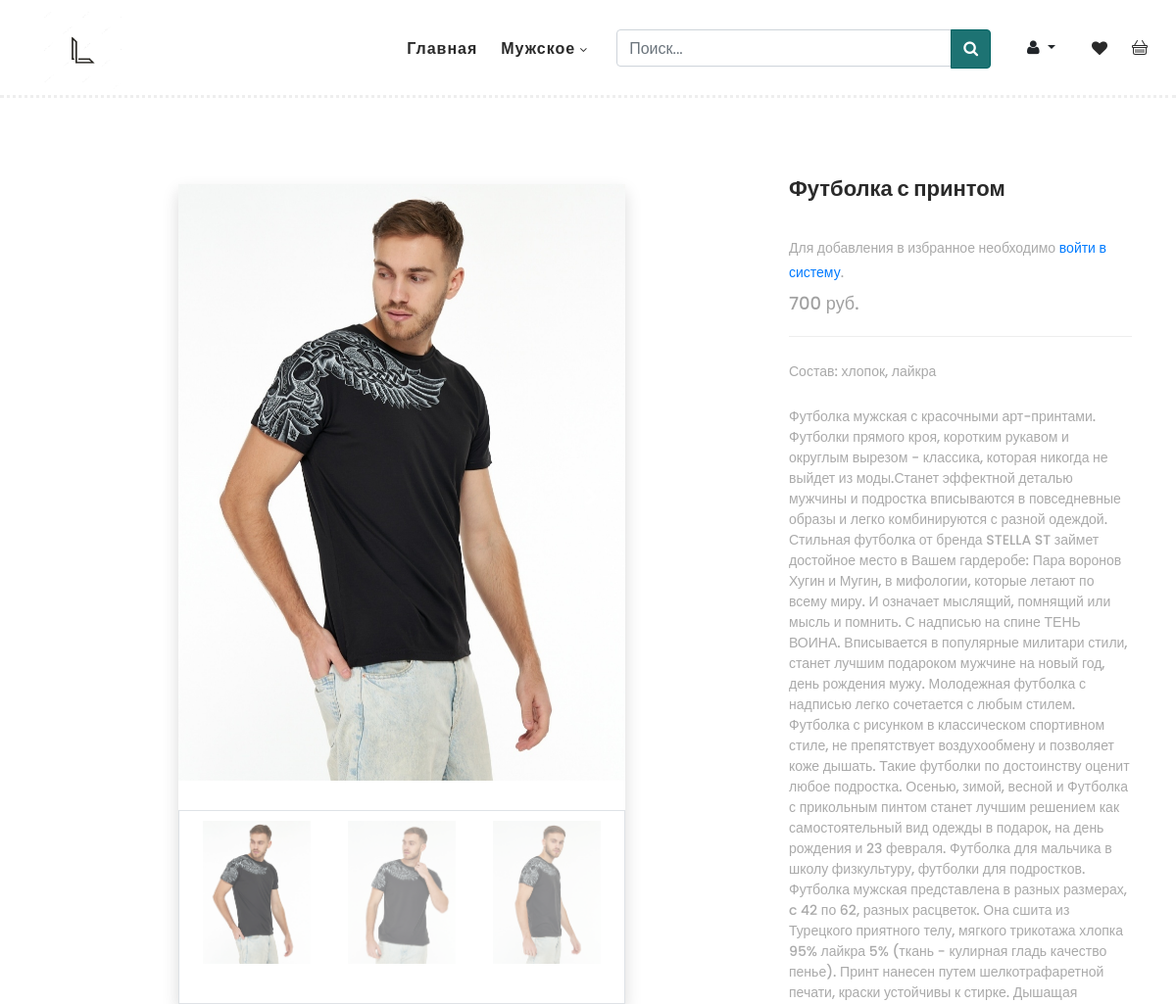
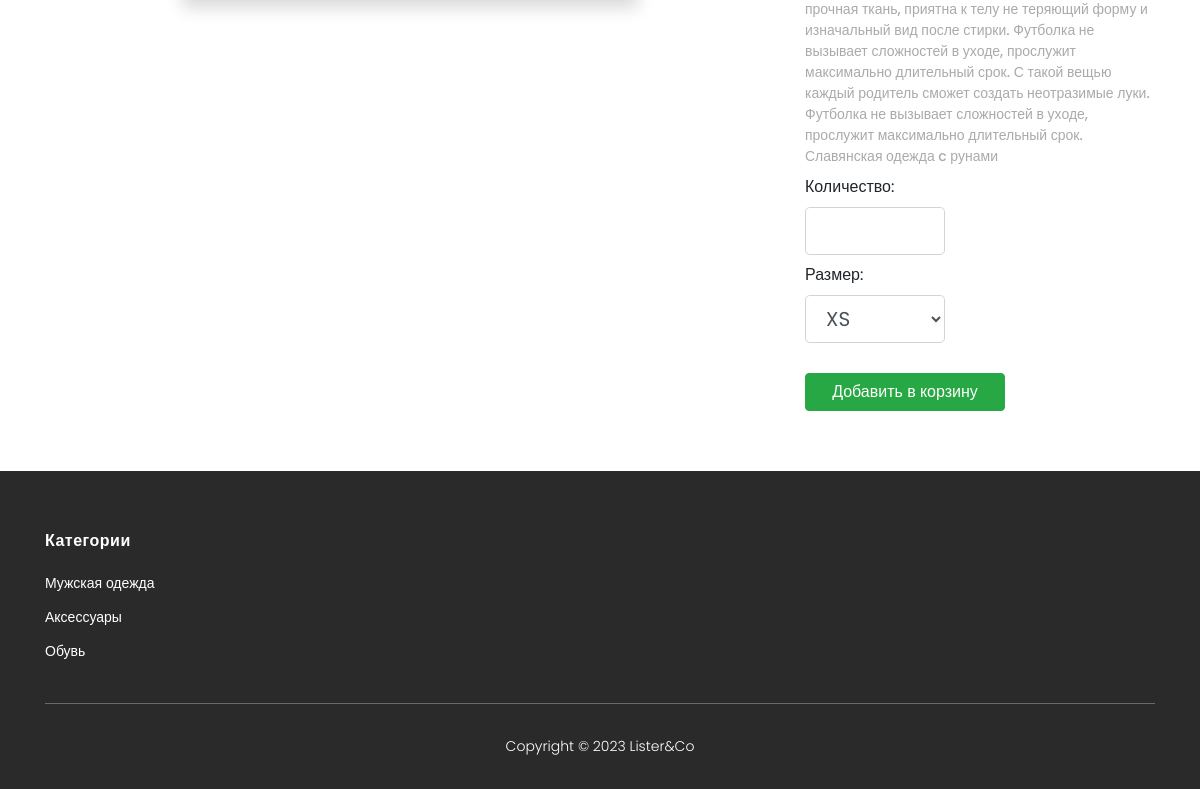
The app's page /product/2 with its own data (2 pictures, top to bottom).
### store/models.py (models this page shows, shortened)
class Product(models.Model):
    name = models.CharField(max_length=100)
    description = models.TextField()
    materials = models.CharField(max_length=100)
    price = models.IntegerField( null=True)
    photo = models.ImageField(upload_to="photos/%Y/%m/%d", null=True)
    photo2 = models.ImageField(upload_to="photos/%Y/%m/%d", null=True)
    photo3 = models.ImageField(upload_to="photos/%Y/%m/%d", null=True)
    time_create = models.TimeField(auto_now_add=True)
    category = models.ForeignKey('Category', on_delete=models.PROTECT)
    class Meta:
        verbose_name = 'Одежда'
        verbose_name_plural = 'Одежда'
    def __str__(self):
        return self.name

### store/views.py (the view)
# urls.py: path('product/<int:did>', ProductDetail.as_view(), name='detail'),
class ProductDetail(CategoryMixin, ListView):
    model = Product
    template_name = 'store/single-product.html'
    context_object_name = 'product'
    def get_context_data(self, *, object_list=None, **kwargs):
        context = super().get_context_data(**kwargs)
        context['form'] = AddBasketForm()
        category_mixin = self.get_user_context()
        context['title'] = Product.objects.get(id=self.kwargs['did'])
        context = dict(list(context.items()) + list(category_mixin.items()))
        return context
    def get_queryset(self):
        return Product.objects.get(id=self.kwargs['did'])

### basket/forms.py
class AddBasketForm(forms.Form):
    quantity = forms.IntegerField(label="Количество", min_value=1, widget=forms.NumberInput(attrs={"class":"form-control form-control-lg form-width"}))
    size = forms.TypedChoiceField(label='Размер', choices=SIZES, widget=forms.Select(attrs={"class":"form-control form-control-lg form-width"}))
    update = forms.BooleanField(required=False, initial=False, widget=forms.HiddenInput)

### store/models.py (called while the page is built)
    def get_absolute_url(self):
        return reverse('category', kwargs={'cid': self.pk})

### store/utils.py (called while the page is built)
    def get_user_context(self, **kwargs):
        context = kwargs
        categorys = Category.objects.all()
        context['categorys'] = categorys
        if 'cat_selected' not in context:
            context['cat_selected'] = 0
        return context

### store/templates/store/single-product.html (shortened to what this page needs)
{% extends 'store/base.html' %}
{% load static %}
{% load favorite_tags %}
{% block content %}
    <section class="section single-p" id="product">
        <div class="container">
            <div class="row">
                <div class="col-lg-8">
                <div class="left-images">
                    <div class="container py-2">
    <div class="row align-items-center">
        <div class="col-lg-8 offset-lg-2" id="slider">
            <div id="myCarousel" class="carousel slide shadow">
                <div class="carousel-inner">
                    <div class="active carousel-item" data-slide-number="0">
                        <img src="{{product.photo.url}}" class="img-fluid">
                    </div>
                    <a class="carousel-control-prev" href="#myCarousel" role="button" data-slide="prev">
                        <span class="carousel-control-prev-icon" aria-hidden="true"></span>
                    </a>
                    <a class="carousel-control-next" href="#myCarousel" role="button" data-slide="next">
                        <span class="carousel-control-next-icon" aria-hidden="true"></span>
                    </a>
                </div>
                <ul class="carousel-indicators list-inline mx-auto border px-2">
                    <li class="list-inline-item active d-flexx">
                        <a id="carousel-selector-0" class="selected d-flexx" data-slide-to="0" data-target="#myCarousel">
                            <img src="{{product.photo.url}}" class="img-fluid litimg">
                        </a>
                    </li>
                    <li class="list-inline-item d-flexx">
                        <a id="carousel-selector-1" class="d-flexx" data-slide-to="1" data-target="#myCarousel">
                            <img src="{{product.photo2.url}}" class="img-fluid litimg">
                        </a>
                    </li>
                    <li class="list-inline-item d-flexx">
                        <a id="carousel-selector-2" class="d-flexx" data-slide-to="2" data-target="#myCarousel">
                            <img src="{{product.photo3.url}}" class="img-fluid litimg">
                        </a>
                    </li>
                </ul>
            </div>
        </div>
    </div>
</div>
                </div>
            </div>
            <div class="col-lg-4">
                <div class="right-content">
                    <h4>{{product.name}}</h4>
                    <div class="favorite">
                        {% if user.is_authenticated %}
                            {% if product|is_favorite:user %}
                                <a class="favorites-a-added" href="{% url 'remove_from_favorite' product.id %}"><i class="fa fa-heart" aria-hidden="true"><span class="span-fav"> Убрать из избранного</span></i></a>
                            {% else %}
                                <a class="favorites-a-not-added" href="{% url 'add_to_favorite' product.id %}"><i class="fa fa-heart-o" aria-hidden="true"><span class="span-fav"> Добавить в избранное</span></i></a>
                            {% endif %}
                        {% else %}
                            <p>Для добавления в избранное необходимо <a href="{% url 'login' %}">войти в систему</a>.</p>
                        {% endif %}
                    </div>
                    <span class="price">{{product.price}} руб.</span>
                    <span>Состав: {{product.materials}}</span>
                    <span>{{product.description}}</span>
                    <div class="total">
                        <form action="{% url 'basket_add' product.pk %}" method="post">
							<div>
                                <div>
							{{ form }}
                                </div>
							</div>
                            {% if not request.user.is_authenticated %}
                            <div class="button-add"><a href="{% url 'login' %}" class="btn btn-success">Добавить в корзину</a></div>
                            {% else %}
                            <div class="button-add"><button type="submit" class="btn btn-success">Добавить в корзину</button></div>
                            {% endif %}
                        </form>
                    </div>
                </div>
            </div>
            </div>
        </div>
    </section>
{% endblock %}

### store/static/store/assets/css/templatemo-hexashop.css (style rules this page uses)
html, body, div, span, applet, object, iframe, h1, h2, h3, h4, h5, h6, p, blockquote, div pre, a, abbr, acronym, address, big, cite, code, del, dfn, em, font, img, ins, kbd, q, s, samp, small, strike, strong, sub, sup, tt, var, b, u, i, center, dl, dt, dd, ol, ul, li, figure, header, nav, section, article, aside, footer, figcaption { margin: 0; padding: 0; border: 0; outline: 0; }
.favorite { padding-top: 10px; }
.btn-success { width: 200px; }
ul, li { padding: 0; margin: 0; list-style: none; }
header, nav, section, article, aside, footer, hgroup { display: block; }
* { box-sizing: border-box; }
html, body { font-family: 'Poppins', sans-serif; font-weight: 400; background-color: #fff; font-size: 16px; -ms-text-size-adjust: 100%; -webkit-font-smoothing: antialiased; -moz-osx-font-smoothing: grayscale; }
a { text-decoration: none !important; }
h1, h2, h3, h4, h5, h6 { margin-top: 0px; margin-bottom: 0px; }
ul { margin-bottom: 0px; }
p { font-size: 14px; line-height: 25px; }
#myCarousel .list-inline { white-space:nowrap; overflow-x:auto; }
#myCarousel .carousel-indicators { position: static; left: initial; width: initial; margin-left: initial; }
#myCarousel .carousel-indicators > li { width: initial; height: initial; text-indent: initial; }
#myCarousel .carousel-indicators > li.active img { opacity: 0.7; }
.litimg { max-width: 80%; }
.d-flexx { display: flex; justify-content: center; }
html, body { background: #fff; font-family: 'Poppins', sans-serif; }
.single-p { padding-top: 100px; }
label { margin-top: 0.5rem; }
.form-width { width: 40%; }
.button-add { margin-top: 30px; }
#product { margin-top: 80px; }
#product .left-images img { width: 100%; overflow: hidden; margin-bottom: 30px; }
#product .right-content { position: relative; z-index: 3; background-color: #fff; }
#product .right-content h4 { font-size: 22px; color: #2a2a2a; font-weight: 700; margin-bottom: 0px; }
#product .right-content span.price { font-size: 18px; color: #a1a1a1; font-weight: 500; display: block; margin-top: 5px; border-bottom: 1px solid #eee; padding-bottom: 20px; }
#product .right-content span { font-size: 14px; color: #aaaaaa; font-weight: 500; display: block; margin-top: 25px; }
#product .right-content p { font-size: 14px; color: #aaaaaa; font-weight: 500; display: block; margin-top: 25px; }

### records on screen
Product: photo (picture), photo2 (picture), photo3 (picture), name "Футболка с принтом", price "700", materials "хлопок, лайкра", description "Футболка мужская с красочными арт-принтами. Футболки прямого кроя, коротким рукавом и округлым вырезом - классика, которая никогда не выйдет из моды.Станет эффектной деталью мужчины и подростка вписываются в повседневные образы и легко комбинируются с разной одеждой. Стильная футболка от бренда STELLA ST займет достойное место в Вашем гардеробе: Пара воронов Хугин и Мугин, в мифологии, которые летают по всему миру. И означает мыслящий, помнящий или мысль и помнить. С надписью на спине ТЕНЬ ВОИНА. Вписывается в популярные милитари стили, станет лучшим подароком мужчине на новый год, день рождения мужу. Молодежная футболка с надписью легко сочетается с любым стилем. Футболка с рисунком в…"
